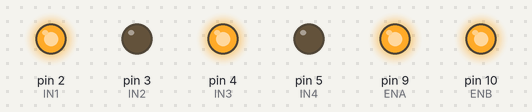
This sketch was run on a simulated Arduino Uno, built with avr-gcc and run on an emulated ATmega328P. Parts: output pins drawn as LEDs (lit = HIGH).

Above: at 0.1 s.
Timing chart, 0 to 1.6 s (numbered marks = the images above):
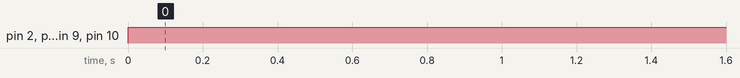

Measured:
- by itself, pin 2 (IN1), pin 4 (IN3), pin 9 (ENA), pin 10 (ENB): LOW → HIGH at 0.00 s

The sketch:

dc_controllermoter.ino.ino
```cpp
int IN1=2;
int IN2=3;
int ENA=9;

int IN3=4;
int IN4=5;
int ENB=10;

void setup() {
  pinMode(IN1,OUTPUT);
  pinMode(IN2,OUTPUT);
  pinMode(ENA,OUTPUT);

  pinMode(IN3,OUTPUT);
  pinMode(IN4,OUTPUT);
  pinMode(ENB,OUTPUT);

}

void loop() {
  digitalWrite(IN1,HIGH);
  digitalWrite(IN2,LOW);
  digitalWrite(ENA,128);

  digitalWrite(IN3,HIGH);
  digitalWrite(IN4,LOW);
  digitalWrite(ENB,128);

  delay(1000);

}
```
